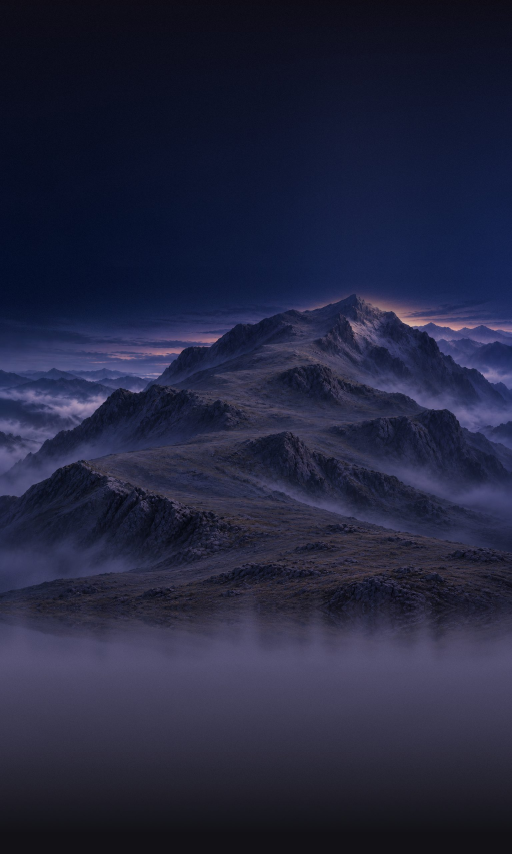
#> input picture assets/world-dark.jpg, 1536 x 2560 px (shown at 1/3 size); its folder holds 2 pictures in this run
$ python make_canvas_guides.py
#> lines starting #> are read from the running program, lines starting #| are printed output that depends on the picture
"""
Draws the One Continuous Ascent canvas guides from the current world art and the measured Today layout.

    python3 design/canvas/make_canvas_guides.py
"""

import os

from PIL import Image, ImageDraw, ImageFont

ROOT = os.path.abspath(os.path.join(os.path.dirname(__file__), '..', '..'))
OUT = os.path.dirname(os.path.abspath(__file__))
W, H = 1536, 5120
ZONES = [  # name, top, bottom, color, note
    ('Z0  SKY', 0, 800, (110, 200, 255), 'open sky, calm. Greeting, Phase/Day text float here'),
    ('Z1  SUMMIT + TRAIL (LOCKED)', 800, 1824, (242, 184, 75), 'the approved painting. Trail geometry; do not change'),
    ('Z2  LOWER SLOPES', 1824, 2600, (120, 230, 170), 'mountain base continues: slopes, few rocks, hazier going down'),
    ('Z3  MIST VALLEY', 2600, 4000, (190, 170, 255), 'soft rolling mist, very low contrast. Behind the habit cards'),
    ('Z4  BLEND', 4000, 4800, (255, 140, 140), 'mist thins into the exact app background color'),
    ('Z5  APP BACKGROUND', 4800, 5120, (200, 200, 200), 'exactly #111116 dark / #F7F6FB light'),
]
PARALLAX = 0.4
# Reference phone: 393 x 852 pt, notch inset 59 pt, 6 habits (max scroll ~750 pt on device).
PT = W / 393
INSET, ZONE_TOP, SCREEN_H, MAX_SCROLL = 59, 125, 852, 750
image_top_pt = ZONE_TOP - 800 / PT


def font(size, weight='SemiBold'):
    p = f'/usr/share/fonts/opentype/inter/Inter-{weight}.otf'
    return ImageFont.truetype(p, size) if os.path.exists(p) else ImageFont.load_default()


def window(scroll):
    """Canvas rows visible on screen at a given page scroll (the canvas moves at PARALLAX speed)."""
    top = (0 - image_top_pt + PARALLAX * scroll) * PT
    return top, top + SCREEN_H * PT


for theme, bg, ink in (('dark', (17, 17, 22), (255, 255, 255)), ('light', (247, 246, 251), (25, 22, 33))):
    world = Image.open(os.path.join(ROOT, 'assets', f'world-{theme}.jpg')).convert('RGB')
#> world is the input picture: PIL image 1536x2560 RGB; mean R, G, B 35.5, 37.9, 62.6
    canvas = Image.new('RGB', (W, H), bg)
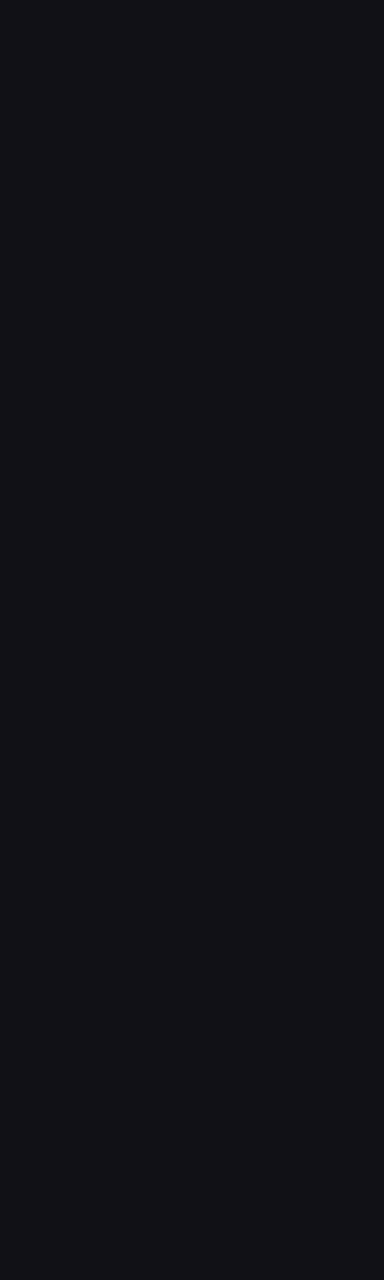
#> canvas: PIL image 1536x5120 RGB (shown at 1/4 size); mean R, G, B 17, 17, 22
    canvas.paste(world, (0, 0))
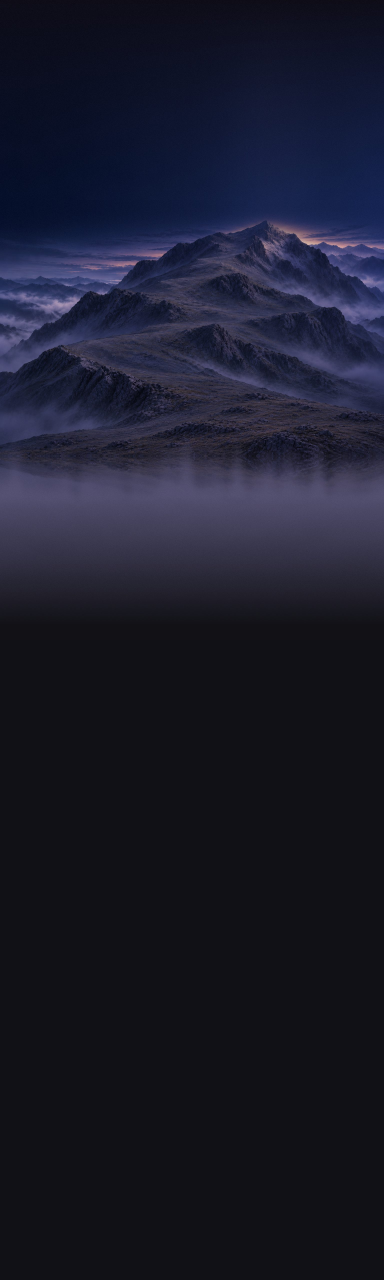
#> canvas: PIL image 1536x5120 RGB (shown at 1/4 size); mean R, G, B 26.3, 27.4, 42.3
    g = canvas.convert('RGBA')
    d = ImageDraw.Draw(g)
    # Rows below the current art: placeholder hatch, to be painted (Z2 lower part, Z3).
    for y in range(2300, 4000, 48):
        d.line((0, y, W, y + 300), fill=ink + (22,), width=2)
    for name, top, bottom, col, note in ZONES:
        d.rectangle((6, top + 3, W - 6, bottom - 3), outline=col + (255,), width=5)
        d.rounded_rectangle((24, top + 18, 24 + 980, top + 92), radius=12, fill=(0, 0, 0, 190))
        d.text((44, top + 24), f'{name}   rows {top}–{bottom}', font=font(34, 'Bold'), fill=col + (255,))
        d.text((44, top + 62), note, font=font(22, 'Medium'), fill=(235, 235, 245, 255))
    # Phone windows at the top of the page and fully scrolled (6 habits), with parallax.
    for scroll, label, col in ((0, 'iPhone 393×852 at the top', (255, 255, 255)), (MAX_SCROLL, f'same, fully scrolled ({MAX_SCROLL} pt, parallax {PARALLAX})', (255, 220, 120))):
        a, b = window(scroll)
        x0 = 1000 if scroll == 0 else 1060
        d.rectangle((x0, a, x0 + 420, b), outline=col + (255,), width=6)
        d.rounded_rectangle((x0 - 10, a - 60, x0 + 520, a - 8), radius=10, fill=(0, 0, 0, 200))
        d.text((x0, a - 52), label, font=font(24, 'SemiBold'), fill=col + (255,))
    # Where the habit list sits on the canvas while it's on screen (first card top, at scroll 0 and max).
    g.convert('RGB').resize((W // 2, H // 2), Image.LANCZOS).save(os.path.join(OUT, f'canvas-guide-{theme}-768x2560.png'), optimize=True)
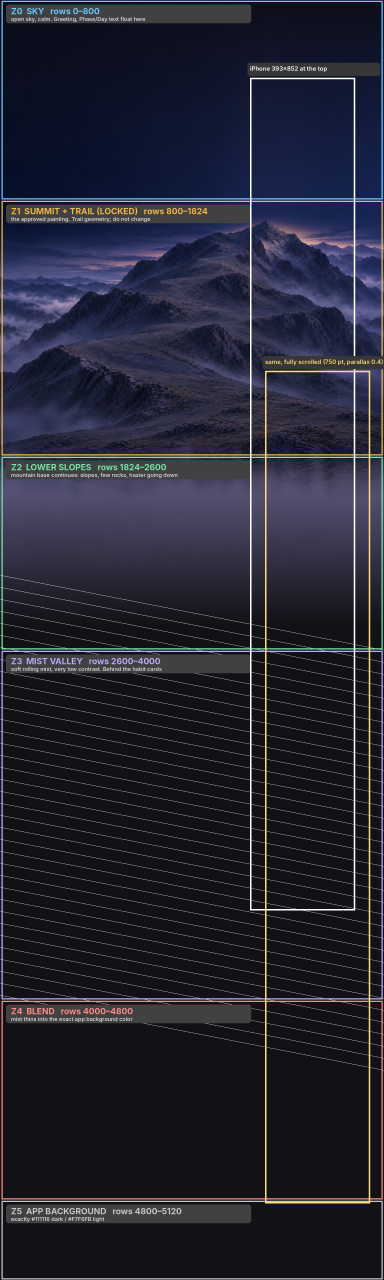
#> g: PIL image 1536x5120 RGBA (shown at 1/4 size); mean R, G, B, A 33.6, 34.4, 47.2, 249.7; transparent parts drawn white
#> pass 2 of the loop `for theme, bg, ink in (('dark', (17, 17, 22), (255, 255, 255)), ('ligh..`:
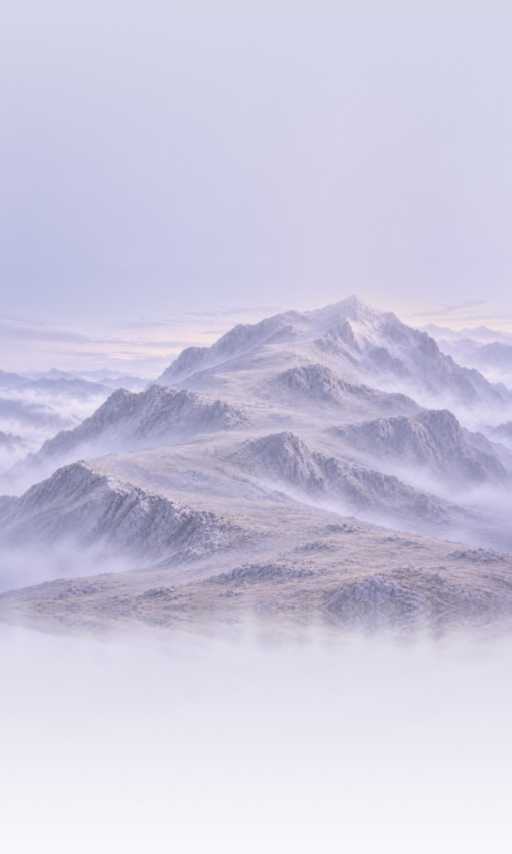
#> input picture assets/world-light.jpg, 1536 x 2560 px (shown at 1/3 size)
#> world is the input picture: PIL image 1536x2560 RGB; mean R, G, B 204.5, 201.9, 222.9

# The tile ChatGPT paints: 1024 x 1536 portrait, placed at rows 1900–4204 (scaled 1.5x to 1536 wide).
TILE_W, TILE_H, TILE_TOP = 1024, 1536, 1900
for theme, bg in (('dark', (17, 17, 22)), ('light', (247, 246, 251))):
    world = Image.open(os.path.join(ROOT, 'assets', f'world-{theme}.jpg')).convert('RGB')
    tile = Image.new('RGB', (TILE_W, TILE_H), bg)
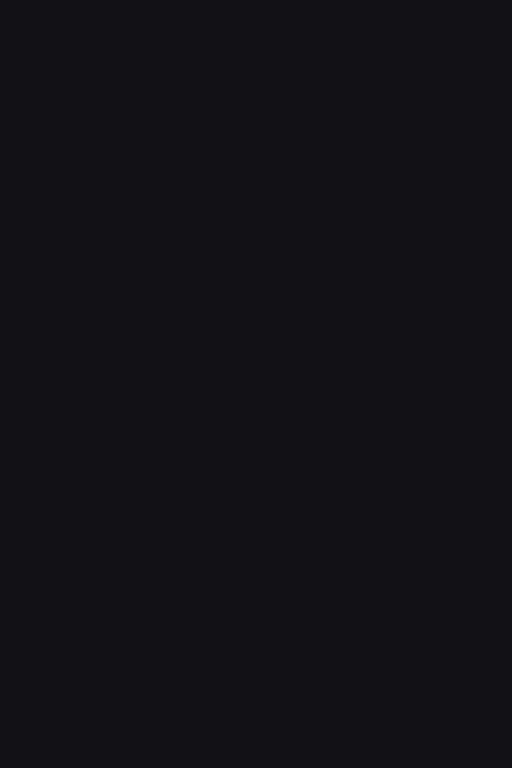
#> tile: PIL image 1024x1536 RGB (shown at 1/2 size); mean R, G, B 17, 17, 22
    # Reference strip: what the tile continues from (canvas rows 1500–1900, the painting's base and fog).
    ref = world.crop((0, 1500, W, 1900)).resize((TILE_W, round(400 / 1.5)), Image.LANCZOS)
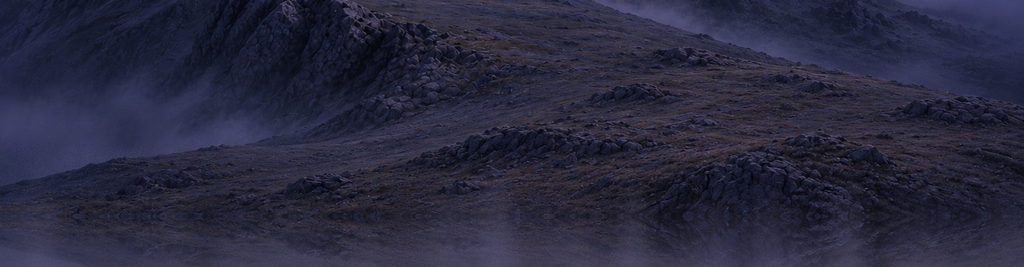
#> ref: PIL image 1024x267 RGB; mean R, G, B 41.3, 41.1, 62.6
    sheet = Image.new('RGB', (TILE_W, TILE_H + ref.size[1] + 40), (30, 30, 36))
    sheet.paste(ref, (0, 0))
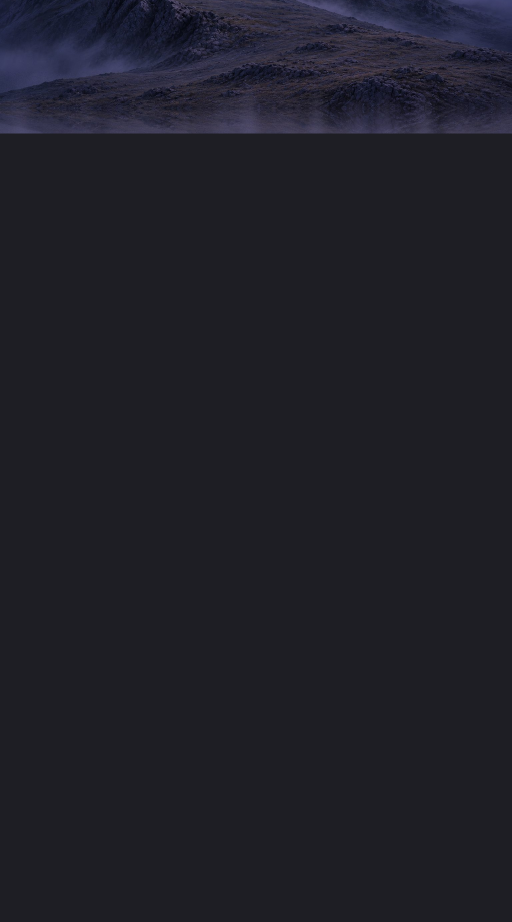
#> sheet: PIL image 1024x1843 RGB (shown at 1/2 size); mean R, G, B 31.6, 31.6, 39.9
    t = sheet.convert('RGBA')
    d = ImageDraw.Draw(t)
    y0 = ref.size[1] + 40
#> y0 = 307
    d.text((16, ref.size[1] + 8), 'ABOVE: the existing art this tile continues from (not part of the tile)', font=font(20, 'SemiBold'), fill=(255, 255, 255, 255))
    bands = [
        (0, 0.25, (120, 230, 170), 'TOP 25%: lower slopes of the SAME mountain, soft rocks, matching tones; partly veiled by fog'),
        (0.25, 0.70, (190, 170, 255), 'MIDDLE: mist valley. Soft rolling fog, faint distant ridges at most. VERY calm: cards sit here'),
        (0.70, 1.0, (255, 140, 140), f'BOTTOM 30%: fog thinning toward the app background {"#111116" if theme == "dark" else "#F7F6FB"}'),
    ]
    for a, b, col, note in bands:
        top, bottom = y0 + a * TILE_H, y0 + b * TILE_H
        d.rectangle((4, top + 2, TILE_W - 4, bottom - 2), outline=col + (255,), width=4)
        d.rounded_rectangle((16, top + 14, TILE_W - 16, top + 70), radius=10, fill=(0, 0, 0, 190))
        d.text((28, top + 22), note, font=font(19, 'Medium'), fill=col + (255,))
    d.text((16, y0 + TILE_H - 40), f'TILE: 1024×1536 portrait · {theme} theme · no trail, text, people or glow', font=font(20, 'Bold'), fill=(255, 255, 255, 255))
    t.convert('RGB').save(os.path.join(OUT, f'tile-L1-guide-{theme}.png'), optimize=True)
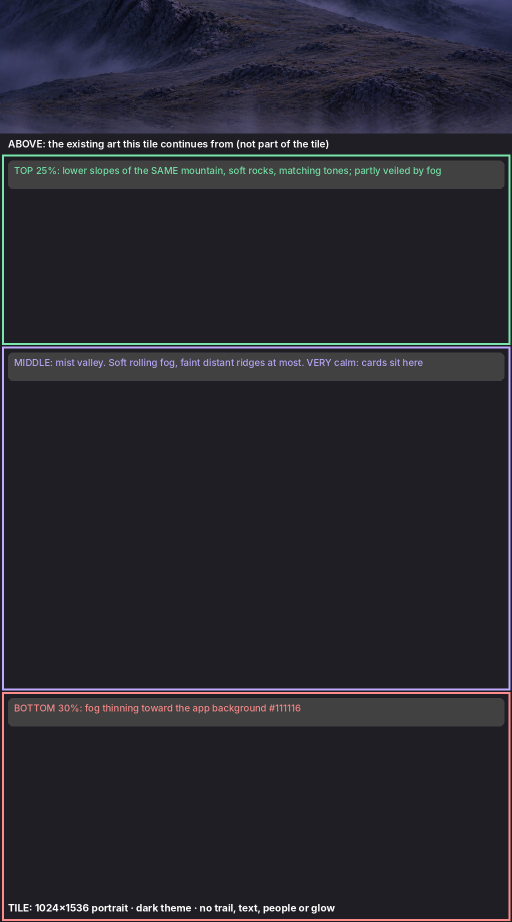
#> t: PIL image 1024x1843 RGBA (shown at 1/2 size); mean R, G, B, A 33.8, 33.6, 41.5, 249.5; transparent parts drawn white
#> pass 2 of the loop `for theme, bg in (('dark', (17, 17, 22)), ('light', (247, 246, 251))):`:
#> `ref = world.crop((0, 1500, W, 1900)).resize((TILE_W, round(400 / 1.5))..`:
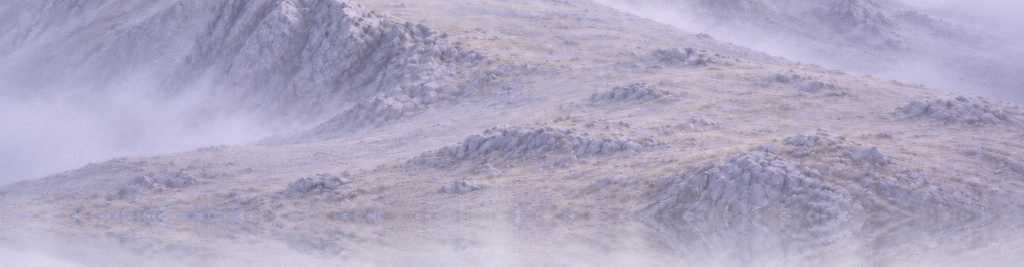
#> ref: PIL image 1024x267 RGB; mean R, G, B 174.1, 167.4, 192.5
#> `t.convert('RGB').save(os.path.join(OUT, f'tile-L1-guide-{theme}.png'),..`:
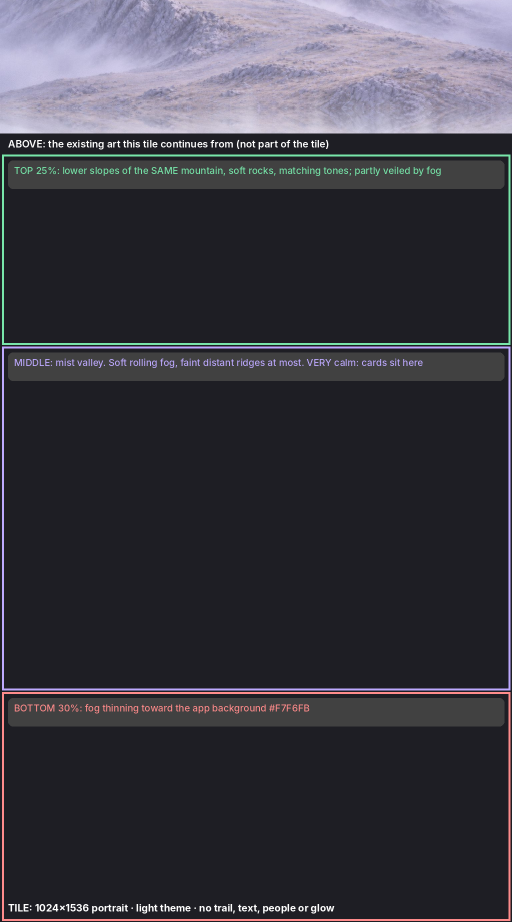
#> t: PIL image 1024x1843 RGBA (shown at 1/2 size); mean R, G, B, A 53.1, 51.9, 60.3, 249.5; transparent parts drawn white
print('ok')
